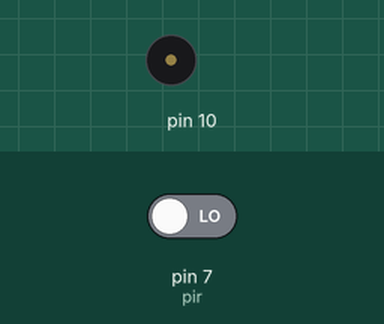
The sketch below on a simulated Arduino Uno, built with avr-gcc and run on an emulated ATmega328P. On the bench: buzzer (waves = sounding). Inputs (shaded band) come from the test bench; at power-on: pin 7 (pir) LOW.

Above: at 1.2 s.
1.3 s: pin 7 (pir) driven HIGH
At 2.4 s:
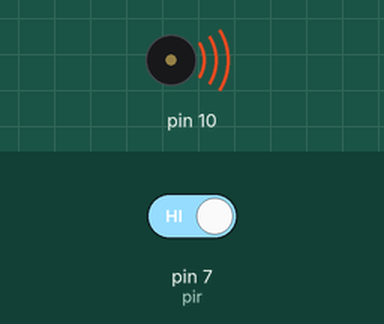
Timing chart, 0 to 1.8 s (numbered marks = the images above; inputs shaded):
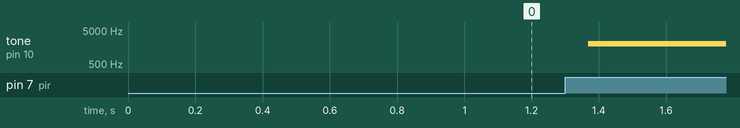

The sketch:

Alarme.ino
```cpp
int frequency = 0;
int pir = 7;
int trigger;

void setup()
{
  pinMode(pir, INPUT);
  pinMode(10, OUTPUT);

}

void loop()
{
  trigger = digitalRead(pir);

  if(trigger == true )
  {
    for (frequency = 500; frequency <= 2000; frequency++)
    {
      tone(10, frequency, 200);

      /*if (frequency == 2800)
      {

        for (; frequency > 100; frequency--)
        {
          tone(10, frequency, 200);
          delay(0.8);
        }
      }*/
      delay(0.8);
    }
  }
  else if(trigger == LOW)
  {
    noTone(10);
  }
}
```
